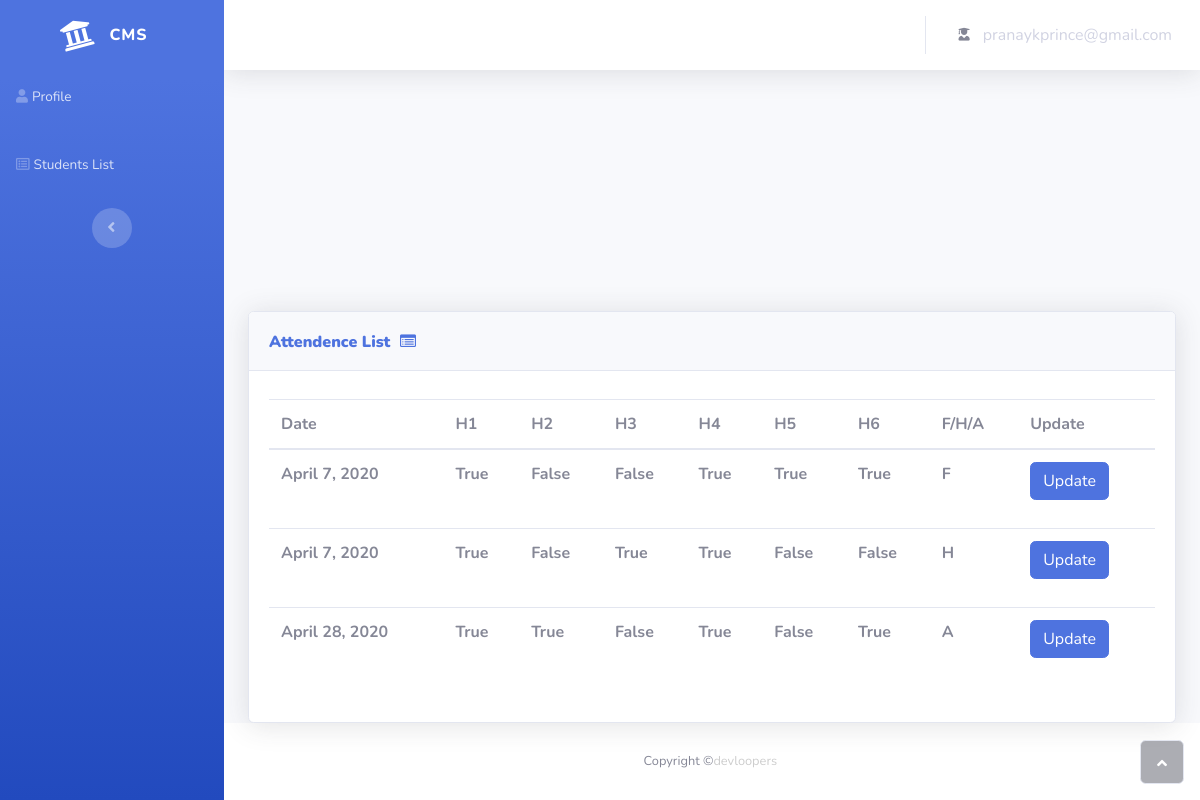
The page /teacher/studentslist/1/studentattendencelist/ (signed in) on the database its author committed.
### CMS_admin/models.py (models this page shows, shortened)
class Attendence(models.Model):
     ATTENDENCE_STATUS = (
        ('A', 'Absent'),
        ('F', 'Full Day'),
        ('H', 'Half Day'),
       )
     teacher_id = models.ForeignKey(Teacher,on_delete=models.CASCADE)
     student_id = models.ForeignKey(Student,on_delete=models.CASCADE)
     date = models.DateField(blank=False)
     h1 = models.BooleanField(default=False)
     h2 = models.BooleanField(default=False)
     h3 = models.BooleanField(default=False)
     h4 = models.BooleanField(default=False)
     h5 = models.BooleanField(default=False)
     h6 = models.BooleanField(default=False)
     attendence_status = models.CharField(max_length=1,choices=ATTENDENCE_STATUS,default='A')

### teacher/views.py (the view, shortened to what this page needs)
# urls.py: path('studentslist/<id>/studentattendencelist/', views.studentattendencelist),
def studentattendencelist(request,id):
    student_object=Student.objects.get(id=id)
    attendence = Attendence.objects.all().filter(student_id=student_object)
    arguments = {'attendance': attendence}
    return render(request,'teacher/studentattendencelist.html',arguments)

### templates/teacher/studentattendencelist.html (shortened to what this page needs)
{% extends "teacher/base.html" %}
{% load static %}
{% block content %}
<div class="container-fluid">
    <div class="card shadow">
        <div class="card-header py-3">
            <p class="text-primary m-0 font-weight-bold"><strong>Attendence List&nbsp;</strong><i class="fa fa-list-alt" style="padding: 5px;"></i><br></p>
        </div>
        <div class="card-body">
            <div class="table-responsive table mt-2" id="dataTable" role="grid" aria-describedby="dataTable_info">
                <table class="table dataTable my-0" id="dataTable">
                    <thead>
                        <tr>
                            <th>Date</th>
                            <th>H1</th>
                            <th>H2</th>
                            <th>H3</th>
                            <th>H4</th>
                            <th>H5</th>
                            <th>H6</th>
                            <th>F/H/A</th>
                            <th>Update</th>
                        </tr>
                    </thead>
                    <tfoot>
                        {% for attendance in attendance %}
                        <tr>
                            <th>{{ attendance.date }}</th>
                            <th>{{ attendance.h1 }}</th>
                            <th>{{ attendance.h2 }}</th>
                            <th>{{ attendance.h3 }}</th>
                            <th>{{ attendance.h4 }}</th>
                            <th>{{ attendance.h5 }}</th>
                            <th>{{ attendance.h6 }}</th>
                            <th>{{ attendance.attendence_status }}</th>
                            <th>
                                <form action="update" method="POST">
                                    <div class="form-group">
                                        <button type="submit" class="btn btn-primary">Update</button>
                                    </div>
                                </form>
                            </th>
                        </tr>
                    {% endfor %}
                    </tfoot>
                </table>
            </div>
        </div>
    </div>
</div>
{% endblock content %}

### templates/teacher/base.html (shortened to what this page needs)
{% load static %}
<!DOCTYPE html>
<html>
<head>
    <link rel="stylesheet" href="{% static 'student/assets/bootstrap/css/bootstrap.min.css'%}">
    <link rel="stylesheet" href="https://use.fontawesome.com/releases/v5.12.0/css/all.css">
    <link rel="stylesheet" href="https://cdnjs.cloudflare.com/ajax/libs/font-awesome/4.7.0/css/font-awesome.min.css">
    <link rel="stylesheet" href="{% static 'student/assets/fonts/fontawesome5-overrides.min.css'%}">
</head>
<body id="page-top">
    <div id="wrapper">
        <nav class="navbar navbar-dark align-items-start sidebar sidebar-dark accordion bg-gradient-primary p-0">
            <div class="container-fluid d-flex flex-column p-0">
                <a class="navbar-brand d-flex justify-content-center align-items-center sidebar-brand m-0" href="#">
                    <div class="sidebar-brand-icon rotate-n-15"><i class="fas fa-university"></i></div>
                    <div class="sidebar-brand-text mx-3"><span>cms</span></div>
                </a>
                <ul class="nav navbar-nav text-light" id="accordionSidebar">
                    <li class="nav-item" role="presentation"><a class="nav-link" href="/teacher/profile"><i class="fas fa-user"></i><span>Profile</span></a></li>
                </ul>
                <ul class="nav navbar-nav text-light" id="accordionSidebar-1">
                    <li class="nav-item" role="presentation"><a class="nav-link" href="/teacher/studentslist"><i class="far fa-list-alt"></i><span>Students List</span></a></li>
                </ul>
                <div class="text-center d-none d-md-inline"><button class="btn rounded-circle border-0" id="sidebarToggle" type="button"></button></div>
            </div>
        </nav>
        <div class="d-flex flex-column" id="content-wrapper">
            <div id="content">
                <nav class="navbar navbar-light navbar-expand bg-white shadow mb-4 topbar static-top">
                    <div class="container-fluid"><button class="btn btn-link d-md-none rounded-circle mr-3" id="sidebarToggleTop" type="button"></button>
                        <ul class="nav navbar-nav flex-nowrap ml-auto">
                            <li class="nav-item dropdown no-arrow" role="presentation">
                                <div class="nav-item dropdown no-arrow"><a class="dropdown-toggle nav-link" data-toggle="dropdown" aria-expanded="false" href="#"><span class="d-none d-lg-inline mr-2 text-gray-600 small"><i class="fas fa-user-graduate" style="padding: 5px ;"></i></span>{{user.email}}</a>
                                    </div>
                            </li>
                    </ul>
                 </div>
            </nav>
        </div>
        {% block content %}
        {% endblock content %}
        <footer class="bg-white sticky-footer">
            <div class="container my-auto">
                <div class="text-center my-auto copyright"><span>Copyright ©<a href="#" style="color: rgb(205,205,205);">devloopers</a>&nbsp;</span></div>
            </div>
        </footer>
    </div><a class="border rounded d-inline scroll-to-top" href="#page-top"><i class="fas fa-angle-up"></i></a></div>
</body>
</html>

### rows shown on the page
Attendence: date "April 7, 2020", h1 "True", h2 "False", h3 "False", h4 "True", h5 "True", h6 "True", attendence_status "F"
Attendence: date "April 7, 2020", h1 "True", h2 "False", h3 "True", h4 "True", h5 "False", h6 "False", attendence_status "H"
Attendence: date "April 28, 2020", h1 "True", h2 "True", h3 "False", h4 "True", h5 "False", h6 "True", attendence_status "A"

### other values the page prints
{{ user.email }} "pranaykprince@gmail.com"
